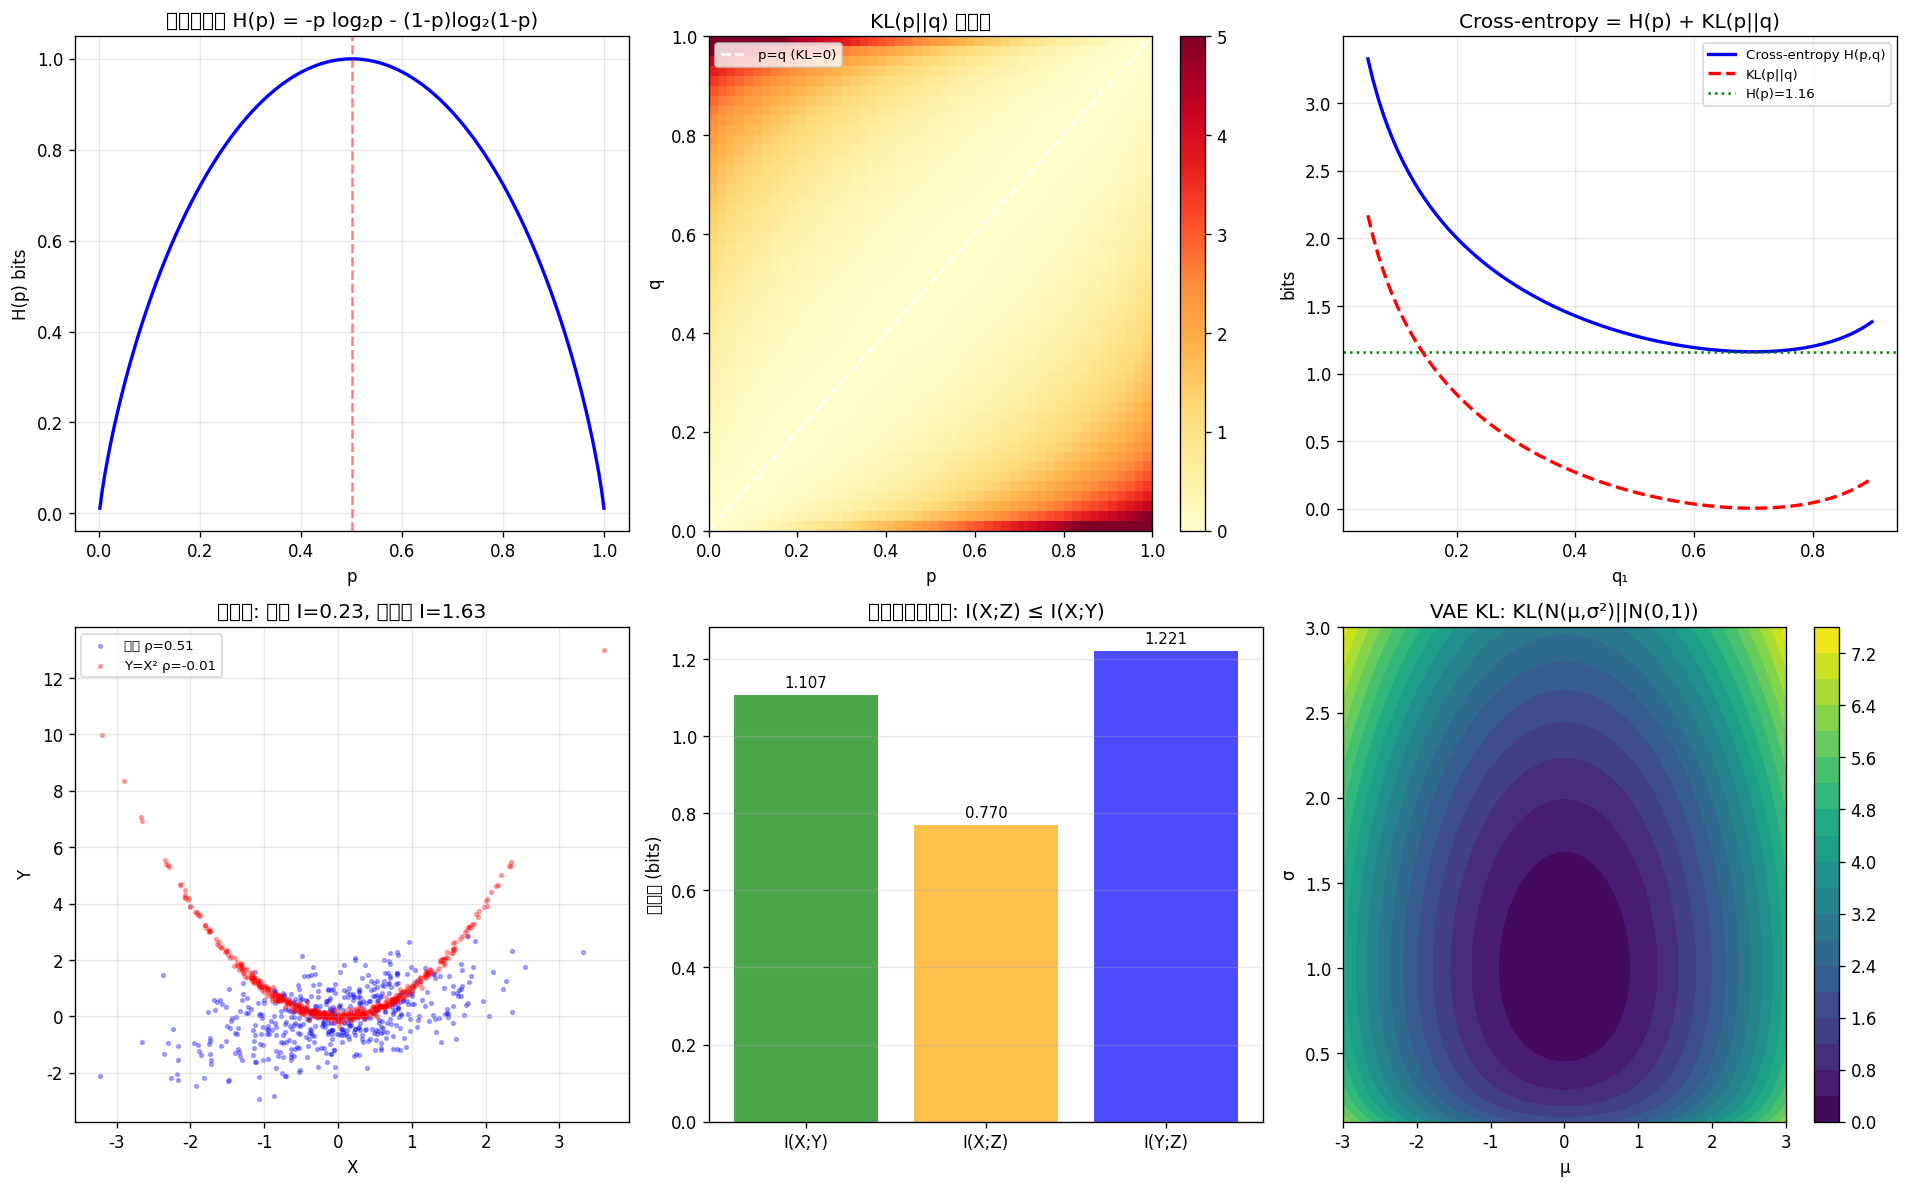

Here is the Python script that generated this plot:
"""
Princeton MAT 575 · 信息论实验: 熵 + KL 散度 + 互信息可视化
依赖: numpy, matplotlib
运行: python3 entropy_kl_demo.py

验证:
  1. Shannon 熵: Bernoulli(p) 的熵 H(p) = -p*log(p) - (1-p)*log(1-p)
  2. KL 散度: 非负性 (Gibbs 不等式)、非对称性
  3. Cross-entropy = H(p) + KL(p||q)
  4. 互信息 I(X;Y) vs 相关性 (高斯 vs 非高斯)
  5. 数据处理不等式: I(X;Z) <= I(X;Y)
  6. VAE KL 项: 高斯分布间的 KL 散度
  7. Huffman 编码 vs 熵下界
"""
import numpy as np
import matplotlib
matplotlib.use("Agg")
import matplotlib.pyplot as plt
from scipy.stats import norm, entropy

plt.rcParams["font.sans-serif"] = ["Noto Sans CJK SC", "DejaVu Sans"]
plt.rcParams["axes.unicode_minus"] = False

np.random.seed(42)

# ============================================================
# 实验 1: Shannon 熵 — Bernoulli(p) 的二元熵函数
# ============================================================
print("=" * 60)
print("实验 1: Bernoulli(p) 的二元熵函数 H(p)")
print("=" * 60)

ps = np.linspace(0.001, 0.999, 200)
H_binary = -ps * np.log2(ps) - (1 - ps) * np.log2(1 - ps)

max_idx = np.argmax(H_binary)
print(f"  最大熵在 p={ps[max_idx]:.3f} 处, H_max = {H_binary[max_idx]:.4f} bits")
print(f"  理论: p=0.5 时 H(0.5) = 1 bit ✓")

# ============================================================
# 实验 2: KL 散度 — 非负性 + 非对称性
# ============================================================
print("\n" + "=" * 60)
print("实验 2: KL 散度 — Gibbs 不等式 (KL >= 0) + 非对称性")
print("=" * 60)

# 离散分布对比
p = np.array([0.1, 0.2, 0.3, 0.4])
q = np.array([0.25, 0.25, 0.25, 0.25])  # 均匀

kl_pq = np.sum(p * np.log2(p / q))
kl_qp = np.sum(q * np.log2(q / p))
print(f"  p = {p}, q = {q}")
print(f"  KL(p||q) = {kl_pq:.6f} (>= 0 ✓)")
print(f"  KL(q||p) = {kl_qp:.6f} (>= 0 ✓)")
print(f"  非对称: KL(p||q) = {kl_pq:.6f} ≠ {kl_qp:.6f} = KL(q||p) ✓")

# 验证: KL = 0 当且仅当 p = q
kl_same = np.sum(p * np.log2(p / p))
print(f"  KL(p||p) = {kl_same:.6f} (= 0 ✓)")

# ============================================================
# 实验 3: Cross-entropy = H(p) + KL(p||q)
# ============================================================
print("\n" + "=" * 60)
print("实验 3: Cross-entropy 分解 — H(p,q) = H(p) + KL(p||q)")
print("=" * 60)

p = np.array([0.7, 0.2, 0.1])
q = np.array([0.5, 0.3, 0.2])

H_p = -np.sum(p * np.log2(p))
H_pq = -np.sum(p * np.log2(q))
kl = np.sum(p * np.log2(p / q))

print(f"  H(p) = {H_p:.6f}")
print(f"  H(p,q) = cross-entropy = {H_pq:.6f}")
print(f"  KL(p||q) = {kl:.6f}")
print(f"  H(p) + KL(p||q) = {H_p + kl:.6f} = H(p,q) = {H_pq:.6f} ✓")
print(f"\n  ML 关联: 最小化 cross-entropy loss = 最小化 KL(p_true || q_model)")

# ============================================================
# 实验 4: 互信息 vs 相关性
# ============================================================
print("\n" + "=" * 60)
print("实验 4: 互信息 I(X;Y) vs 皮尔逊相关系数")
print("=" * 60)

def estimate_mi(x, y, bins=20):
    """用直方图法估计互信息"""
    hist_2d, _, _ = np.histogram2d(x, y, bins=bins)
    pxy = hist_2d / hist_2d.sum()
    px = pxy.sum(axis=1, keepdims=True)
    py = pxy.sum(axis=0, keepdims=True)
    mask = pxy > 0
    mi = np.sum(pxy[mask] * np.log2(pxy[mask] / (px * py)[mask]))
    return mi

n = 10000

# (a) 高斯相关
mean = [0, 0]
rho = 0.5
cov = [[1, rho], [rho, 1]]
data_gauss = np.random.multivariate_normal(mean, cov, n)
mi_gauss = estimate_mi(data_gauss[:, 0], data_gauss[:, 1])
corr_gauss = np.corrcoef(data_gauss[:, 0], data_gauss[:, 1])[0, 1]
# 理论: I = -0.5 * log(1 - rho^2)
mi_gauss_theory = -0.5 * np.log2(1 - rho**2)
print(f"  高斯相关 (ρ=0.5): 相关系数 = {corr_gauss:.3f}, I(X;Y) = {mi_gauss:.4f} bits")
print(f"    理论 I = -0.5*log2(1-ρ²) = {mi_gauss_theory:.4f}")

# (b) 非线性相关: Y = X² (相关系数=0, 但互信息>0)
x = np.random.normal(0, 1, n)
y = x**2 + np.random.normal(0, 0.1, n)
mi_nonlinear = estimate_mi(x, y)
corr_nonlinear = np.corrcoef(x, y)[0, 1]
print(f"  非线性 Y=X²: 相关系数 = {corr_nonlinear:.4f} (≈0!), I(X;Y) = {mi_nonlinear:.4f} bits (>>0)")
print(f"  结论: 互信息能捕获非线性依赖, 相关系数不能 ✓")

# ============================================================
# 实验 5: 数据处理不等式 I(X;Z) <= I(X;Y)
# ============================================================
print("\n" + "=" * 60)
print("实验 5: 数据处理不等式 — X → Y → Z (加噪链)")
print("=" * 60)

n = 20000
X = np.random.normal(0, 1, n)
Y = X + np.random.normal(0, 0.5, n)    # X → Y (信号 + 噪声)
Z = Y + np.random.normal(0, 0.5, n)    # Y → Z (进一步加噪)

mi_XY = estimate_mi(X, Y)
mi_XZ = estimate_mi(X, Z)
mi_YZ = estimate_mi(Y, Z)
print(f"  I(X;Y) = {mi_XY:.4f}")
print(f"  I(X;Z) = {mi_XZ:.4f}  <= I(X;Y) ✓")
print(f"  I(Y;Z) = {mi_YZ:.4f}")
print(f"  结论: 后处理不会增加信息 → I(X;Z) ≤ I(X;Y) ✓")

# ============================================================
# 实验 6: VAE 高斯 KL 项
# ============================================================
print("\n" + "=" * 60)
print("实验 6: VAE KL 项 — KL(N(μ,σ²) || N(0,1))")
print("=" * 60)

# 理论: KL = 0.5 * (μ² + σ² - log(σ²) - 1)
test_cases = [
    (0.0, 1.0, "标准正态"),
    (1.0, 1.0, "均值偏移"),
    (0.0, 0.5, "方差减小"),
    (2.0, 2.0, "大幅偏移"),
    (0.0, 0.1, "方差极小"),
]

print(f"  {'μ':>5s} {'σ':>5s} {'理论 KL':>10s} {'数值 KL':>10s}")
for mu, sigma, desc in test_cases:
    kl_theory = 0.5 * (mu**2 + sigma**2 - np.log(sigma**2) - 1)
    # 数值验证: Monte Carlo
    samples = np.random.normal(mu, sigma, 500000)
    log_p = norm.logpdf(samples, mu, sigma)
    log_q = norm.logpdf(samples, 0, 1)
    kl_numerical = np.mean(log_p - log_q)
    print(f"  {mu:5.1f} {sigma:5.1f} {kl_theory:10.4f} {kl_numerical:10.4f}  ({desc})")

print("  结论: VAE 的 KL 项有闭式解, 无需 Monte Carlo ✓")

# ============================================================
# 实验 7: Huffman 编码 vs 熵下界
# ============================================================
print("\n" + "=" * 60)
print("实验 7: Huffman 编码平均码长 vs 熵下界")
print("=" * 60)

import heapq
from collections import Counter

def huffman_code_lengths(probs):
    """返回 Huffman 编码的码长"""
    heap = [[p, [i]] for i, p in enumerate(probs)]
    heapq.heapify(heap)
    code_lens = [0] * len(probs)
    while len(heap) > 1:
        lo = heapq.heappop(heap)
        hi = heapq.heappop(heap)
        for idx in lo[1]:
            code_lens[idx] += 1
        for idx in hi[1]:
            code_lens[idx] += 1
        heapq.heappush(heap, [lo[0] + hi[0], lo[1] + hi[1]])
    return code_lens

test_distributions = [
    ([0.5, 0.25, 0.125, 0.125], "幂律分布"),
    ([0.4, 0.3, 0.2, 0.1], "递减分布"),
    ([0.25, 0.25, 0.25, 0.25], "均匀分布"),
]

for probs, desc in test_distributions:
    probs = np.array(probs)
    H = -np.sum(probs * np.log2(probs))
    code_lens = huffman_code_lengths(probs.tolist())
    avg_len = np.sum(probs * np.array(code_lens))
    print(f"  {desc} {probs}: H = {H:.4f}, Huffman avg L = {avg_len:.4f}, "
          f"差距 = {avg_len - H:.4f} (< 1 ✓)")

# ============================================================
# 可视化
# ============================================================
fig, axes = plt.subplots(2, 3, figsize=(16, 10))

# (1) 二元熵函数
axes[0][0].plot(ps, H_binary, "b-", linewidth=2)
axes[0][0].axvline(x=0.5, color="r", linestyle="--", alpha=0.5)
axes[0][0].set_xlabel("p")
axes[0][0].set_ylabel("H(p) bits")
axes[0][0].set_title("二元熵函数 H(p) = -p log₂p - (1-p)log₂(1-p)")
axes[0][0].grid(alpha=0.3)

# (2) KL 散度热力图
p_vals = np.linspace(0.01, 0.99, 50)
q_vals = np.linspace(0.01, 0.99, 50)
P, Q = np.meshgrid(p_vals, q_vals)
KL = P * np.log2(P / Q) + (1 - P) * np.log2((1 - P) / (1 - Q))
KL = np.clip(KL, 0, 5)
im = axes[0][1].pcolormesh(P, Q, KL, cmap="YlOrRd", shading="auto")
axes[0][1].plot([0, 1], [0, 1], "w--", linewidth=1.5, label="p=q (KL=0)")
axes[0][1].set_xlabel("p")
axes[0][1].set_ylabel("q")
axes[0][1].set_title("KL(p||q) 热力图")
axes[0][1].legend(fontsize=8)
fig.colorbar(im, ax=axes[0][1])

# (3) Cross-entropy 分解
p_fixed = np.array([0.7, 0.2, 0.1])
q_range = np.linspace(0.05, 0.9, 100)
ce_vals = []
kl_vals = []
for q1 in q_range:
    q2 = (1 - q1) * 0.6
    q3 = (1 - q1) * 0.4
    q = np.array([q1, q2, q3])
    ce = -np.sum(p_fixed * np.log2(q))
    kl = np.sum(p_fixed * np.log2(p_fixed / q))
    ce_vals.append(ce)
    kl_vals.append(kl)
axes[0][2].plot(q_range, ce_vals, "b-", label="Cross-entropy H(p,q)", linewidth=2)
axes[0][2].plot(q_range, kl_vals, "r--", label="KL(p||q)", linewidth=2)
axes[0][2].axhline(y=-np.sum(p_fixed * np.log2(p_fixed)), color="g",
                    linestyle=":", label=f"H(p)={-np.sum(p_fixed*np.log2(p_fixed)):.2f}")
axes[0][2].set_xlabel("q₁")
axes[0][2].set_ylabel("bits")
axes[0][2].set_title("Cross-entropy = H(p) + KL(p||q)")
axes[0][2].legend(fontsize=8)
axes[0][2].grid(alpha=0.3)

# (4) 互信息 vs 相关性散点图
axes[1][0].scatter(data_gauss[:500, 0], data_gauss[:500, 1], alpha=0.3, s=5, c="blue", label=f"高斯 ρ={corr_gauss:.2f}")
axes[1][0].scatter(x[:500], y[:500], alpha=0.3, s=5, c="red", label=f"Y=X² ρ={corr_nonlinear:.2f}")
axes[1][0].set_xlabel("X")
axes[1][0].set_ylabel("Y")
axes[1][0].set_title(f"互信息: 高斯 I={mi_gauss:.2f}, 非线性 I={mi_nonlinear:.2f}")
axes[1][0].legend(fontsize=8)
axes[1][0].grid(alpha=0.3)

# (5) 数据处理不等式
chain_labels = ["I(X;Y)", "I(X;Z)", "I(Y;Z)"]
chain_vals = [mi_XY, mi_XZ, mi_YZ]
bars = axes[1][1].bar(chain_labels, chain_vals, color=["green", "orange", "blue"], alpha=0.7)
axes[1][1].set_ylabel("互信息 (bits)")
axes[1][1].set_title("数据处理不等式: I(X;Z) ≤ I(X;Y)")
for bar, val in zip(bars, chain_vals):
    axes[1][1].text(bar.get_x() + bar.get_width()/2, bar.get_height() + 0.02,
                    f"{val:.3f}", ha="center", fontsize=9)
axes[1][1].grid(alpha=0.3, axis="y")

# (6) VAE KL 曲面
mu_range = np.linspace(-3, 3, 80)
sigma_range = np.linspace(0.1, 3, 80)
MU, SIG = np.meshgrid(mu_range, sigma_range)
KL_vae = 0.5 * (MU**2 + SIG**2 - np.log(SIG**2) - 1)
contour = axes[1][2].contourf(MU, SIG, KL_vae, levels=20, cmap="viridis")
axes[1][2].set_xlabel("μ")
axes[1][2].set_ylabel("σ")
axes[1][2].set_title("VAE KL: KL(N(μ,σ²)||N(0,1))")
fig.colorbar(contour, ax=axes[1][2])

plt.tight_layout()
plt.savefig(__file__.replace(".py", ".png"), dpi=120, bbox_inches="tight")
print(f"\n图表已保存: {__file__.replace('.py', '.png')}")
